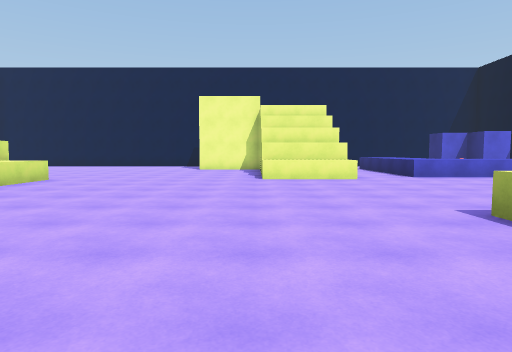
View 1 (above)

18 first-person views from a walk through a scene from a Unity 3-D project. The camera is 1.4 m above the floor, tilts 4° down and sees 75° across. The floor is counted in squares, 2 m on a side. Each view is taken from the middle of a square. On the plan, view 1 faces up. The plan holds only what a view shows up to about 10 squares ahead; the rest is blank.

View 2
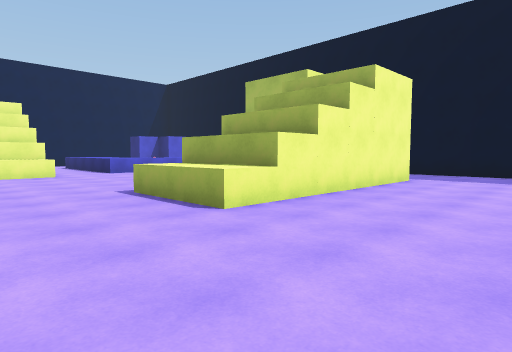

View 3
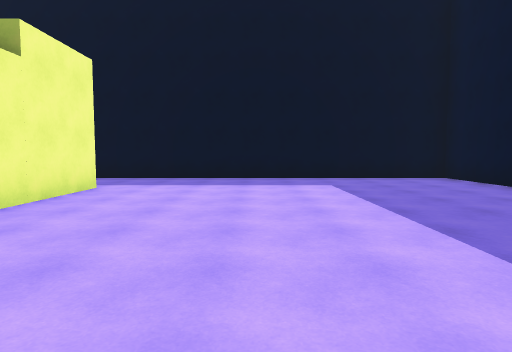

View 4
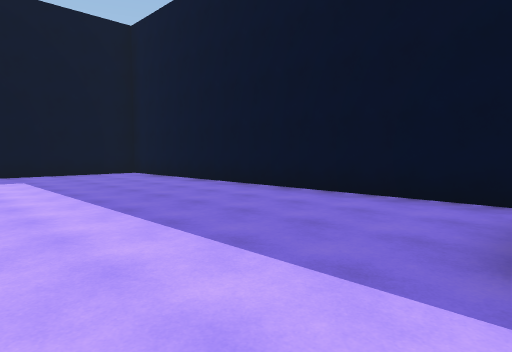

View 5
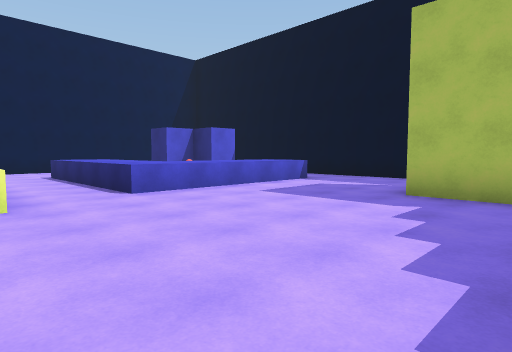

View 6
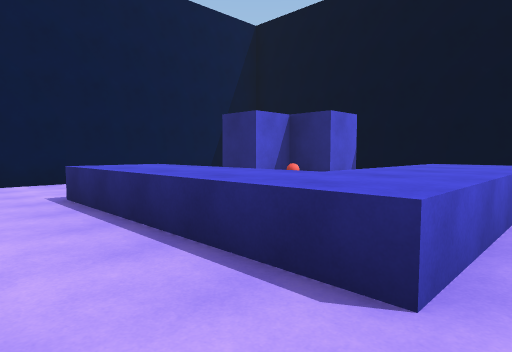

View 7
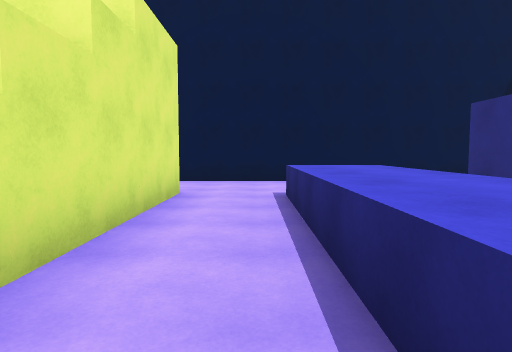

View 8
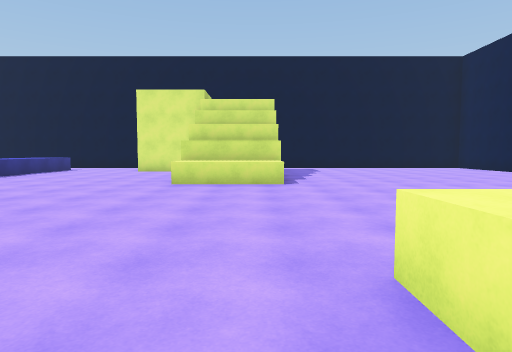

View 9
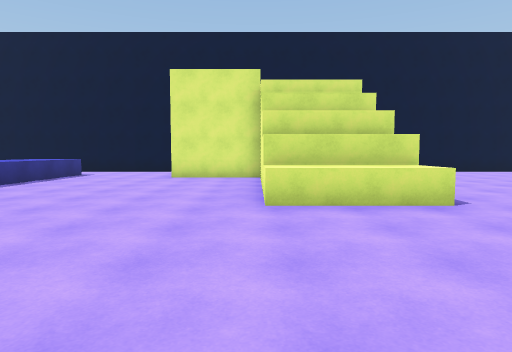

View 10
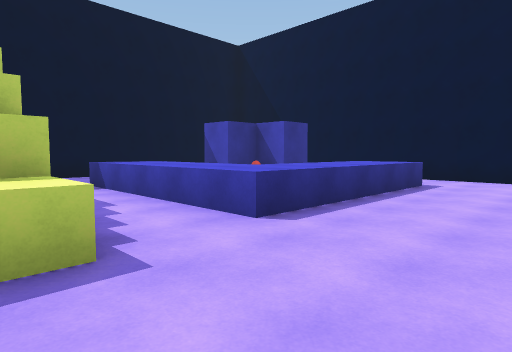

View 11
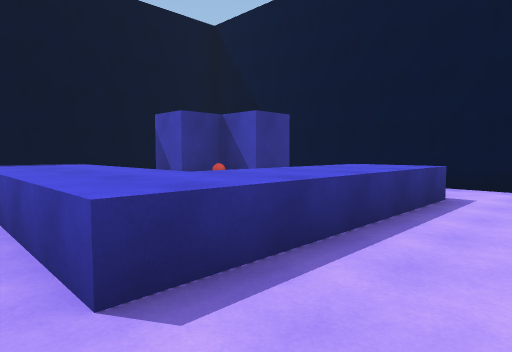

View 12
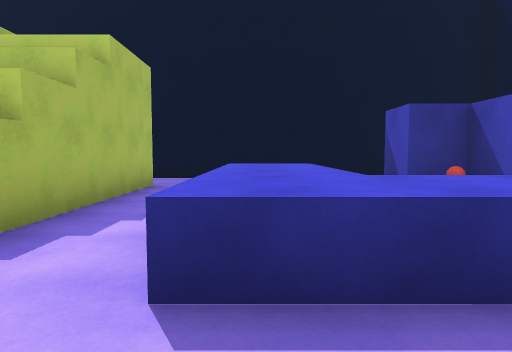

View 13
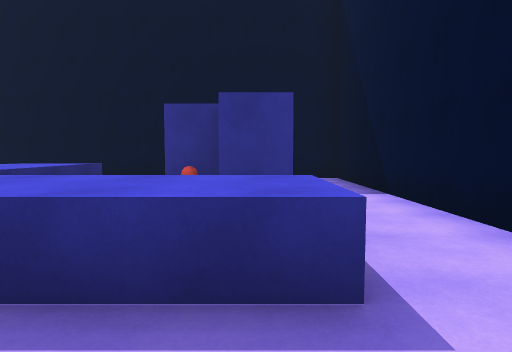

View 14
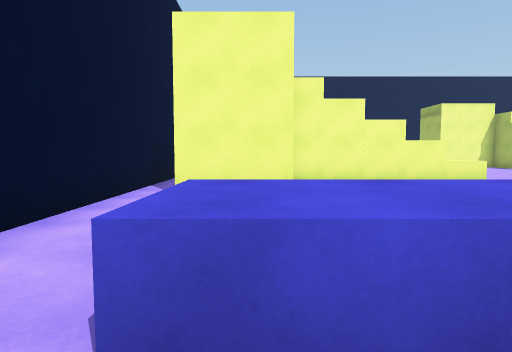

View 15
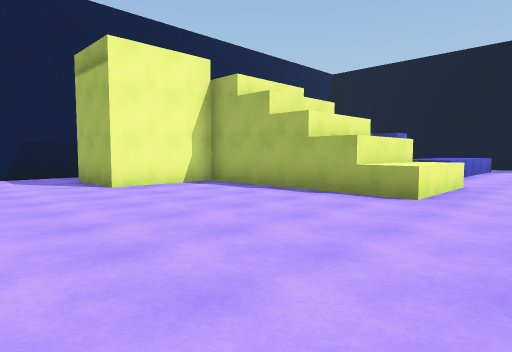

View 16
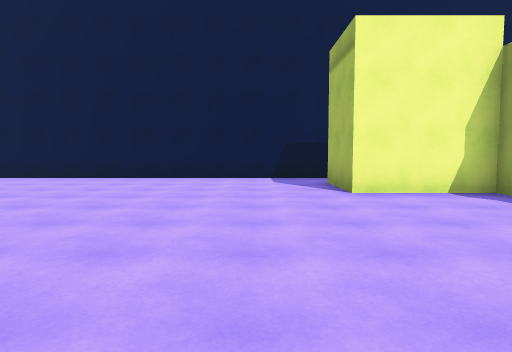

View 17
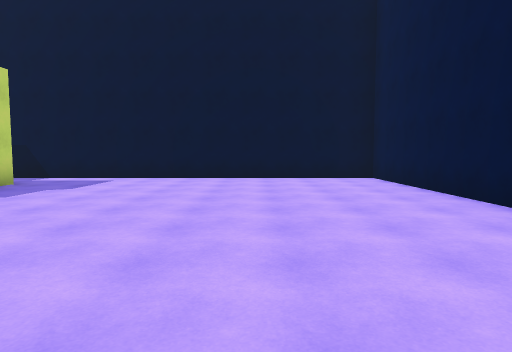

View 18
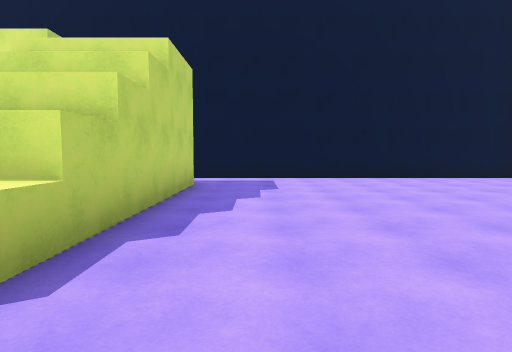

### Floor plan
Key: @ floor where view 1 was taken; # wall or solid block; . floor; ^ raised ledge; O other object.
Columns run from 14 left of view 1 to 12 right of it. Each row starts with its distance up from view 1.
 18 #############   ########
 17 #............   ....
 16 #............   ....
 15 #...........#    ...
 14 #...........#####..^^ ##
 13 #.............###..^^ O#  #
 12 #.............###..^^     #
 11 #.............###..^^^^^  #
 10 #.............###..^^^^^. #
  9 #.............^^^.........#
  8 #..#####^.................#
  7 #   ####^.................
  6 #. #####^.............#
  5 #. #..................#
  4 #.##.................
  3 #................^#
  2 #.......... .....^#     ..#
  1 #..........  ....^#####...#
  0 #..^^^^^..^   @...........#
 -1 #..^^^^^..#   ............#
 -2 #...  ^^..#   ............#
 -3 #. #O ^^..#   ............#
 -4 #. ## ^^..#   ............#
 -5 #.       .#    ...........#
 -6 #.       .     ...........#
 -7 #.       ..    ...........#
 -8 ###########    ############

Where each view was taken, in squares from view 1:
view 1: 0 up, 0 right, facing up
view 2: 2 down, 0 right, facing up-right
view 3: 2 down, 2 right, facing right
view 4: 2 down, 0 right, facing down-right
view 5: 4 up, 2 right, facing up-right
view 6: 9 up, 3 right, facing up-right
view 7: 9 up, 4 right, facing up
view 8: 8 up, 2 right, facing left
view 9: 6 up, 1 left, facing left
view 10: 3 up, 4 left, facing down-left
view 11: 2 up, 6 left, facing down-left
view 12: 2 up, 7 left, facing down
view 13: 2 up, 11 left, facing down
view 14: 2 down, 11 left, facing up
view 15: 7 up, 5 left, facing up-right
view 16: 8 up, 4 left, facing up
view 17: 14 up, 4 left, facing left
view 18: 10 up, 4 left, facing left
